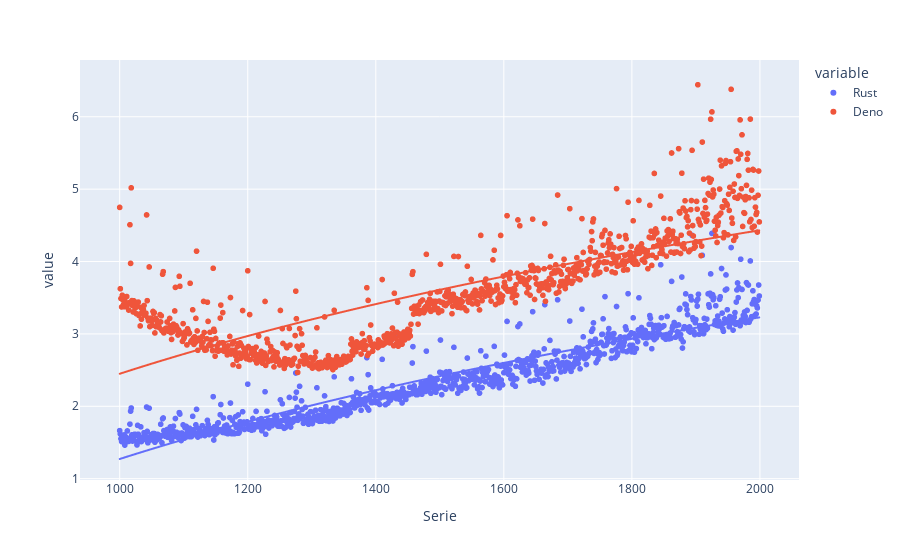

Notebook source saved alongside this figure:
### Code cell
import plotly.express as px

fig_rs = px.scatter(box_source_data, x="Serie", y=["Rust", "Deno"], trendline="ols", trendline_options=dict(log_x=True))
fig_rs.show()

### Figure 1 — Plotly figure (JSON) as saved in the notebook; plotly's stock layout.template omitted (floating-point values rounded to 4 significant figures; data arrays with more than 128 entries replaced by an {"elided": "..."} marker saying what was removed)
{"data": [{"hovertemplate": "variable=Rust<br>Serie=%{x}<br>value=%{y}<extra></extra>", "legendgroup": "Rust", "marker": {"color": "#636efa", "symbol": "circle"}, "mode": "markers", "name": "Rust", "showlegend": true, "type": "scattergl", "x": {"elided": "1000 int values"}, "xaxis": "x", "y": {"elided": "1000 float values"}, "yaxis": "y"}, {"hovertemplate": "<b>OLS trendline</b><br>value = 6.50274 * log10(Serie) + -18.2365<br>R<sup>2</sup>=0.872434<br><br>variable=Rust<br>Serie=%{x}<br>value=%{y} <b>(trend)</b><extra></extra>", "legendgroup": "Rust", "marker": {"color": "#636efa", "symbol": "circle"}, "mode": "lines", "name": "Rust", "showlegend": false, "type": "scattergl", "x": {"elided": "1000 int values"}, "xaxis": "x", "y": {"elided": "1000 float values"}, "yaxis": "y"}, {"hovertemplate": "variable=Deno<br>Serie=%{x}<br>value=%{y}<extra></extra>", "legendgroup": "Deno", "marker": {"color": "#EF553B", "symbol": "circle"}, "mode": "markers", "name": "Deno", "showlegend": true, "type": "scattergl", "x": {"elided": "1000 int values"}, "xaxis": "x", "y": {"elided": "1000 float values"}, "yaxis": "y"}, {"hovertemplate": "<b>OLS trendline</b><br>value = 6.58697 * log10(Serie) + -17.3116<br>R<sup>2</sup>=0.576848<br><br>variable=Deno<br>Serie=%{x}<br>value=%{y} <b>(trend)</b><extra></extra>", "legendgroup": "Deno", "marker": {"color": "#EF553B", "symbol": "circle"}, "mode": "lines", "name": "Deno", "showlegend": false, "type": "scattergl", "x": {"elided": "1000 int values"}, "xaxis": "x", "y": {"elided": "1000 float values"}, "yaxis": "y"}], "layout": {"legend": {"title": {"text": "variable"}, "tracegroupgap": 0}, "margin": {"t": 60}, "xaxis": {"anchor": "y", "domain": [0, 1], "title": {"text": "Serie"}}, "yaxis": {"anchor": "x", "domain": [0, 1], "title": {"text": "value"}}}}
